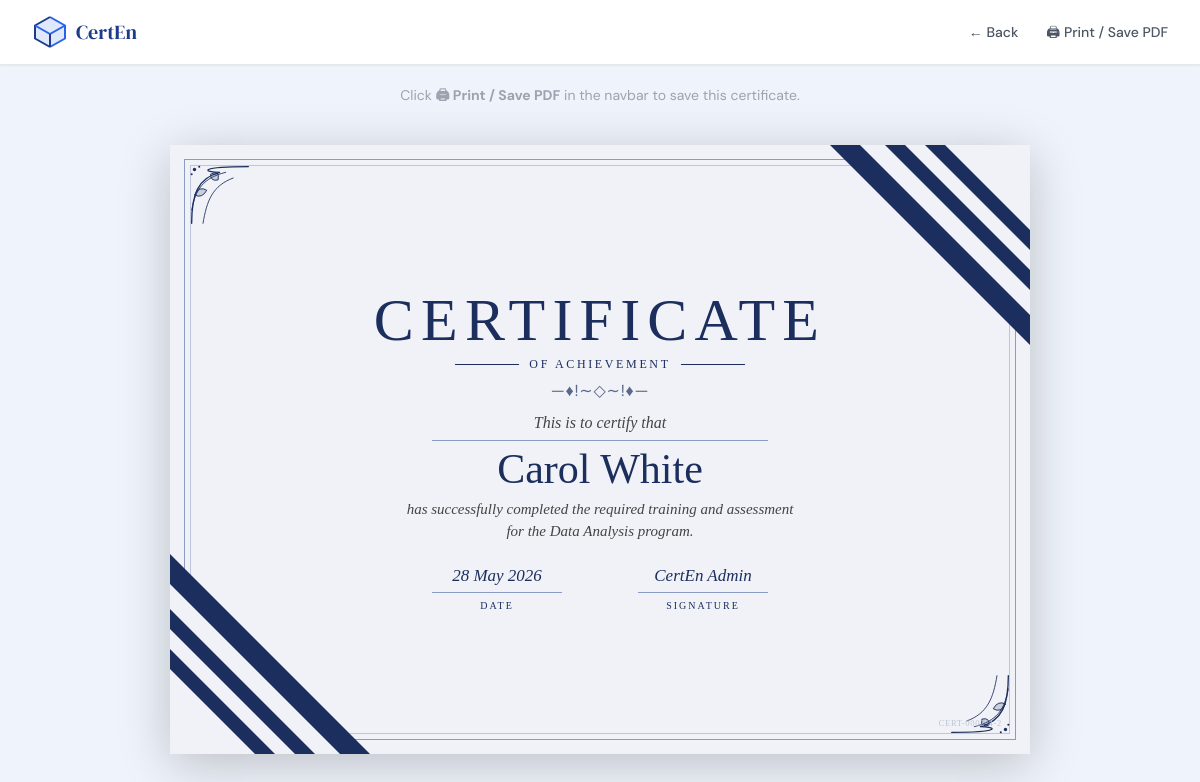
Screenshot of /certificate/view/4/2 with the database file from the repository.
### models.py (models this page shows, shortened)
class User(db.Model):
    __tablename__ = "users"
    id         = db.Column(db.Integer, primary_key=True)
    first_name = db.Column(db.String(80),  nullable=False)
    last_name  = db.Column(db.String(80),  nullable=False)
    email      = db.Column(db.String(120), unique=True, nullable=False)
    dob        = db.Column(db.String(20))          # stored as "DD/MM/YYYY"
    is_admin   = db.Column(db.Boolean, default=False)
    created_at = db.Column(db.DateTime, default=lambda: datetime.now(timezone.utc))
    enrollments      = db.relationship("Enrollment",      back_populates="user", cascade="all, delete-orphan")
    task_completions = db.relationship("TaskCompletion",  back_populates="user", cascade="all, delete-orphan")
    certificates     = db.relationship("Certificate",     back_populates="user", cascade="all, delete-orphan")
    @property
    def full_name(self):
        return f"{self.first_name} {self.last_name}"

class Program(db.Model):
    __tablename__ = "programs"
    id          = db.Column(db.Integer, primary_key=True)
    name        = db.Column(db.String(120), nullable=False)
    description = db.Column(db.Text)
    mode        = db.Column(db.String(20))   # Online / Offline / Hybrid
    created_at  = db.Column(db.DateTime, default=lambda: datetime.now(timezone.utc))
    enrollments  = db.relationship("Enrollment",  back_populates="program", cascade="all, delete-orphan")
    tasks        = db.relationship("Task",         back_populates="program", cascade="all, delete-orphan",
                                   order_by="Task.serial")
    certificates = db.relationship("Certificate", back_populates="program", cascade="all, delete-orphan")

class Certificate(db.Model):
    __tablename__ = "certificates"
    id          = db.Column(db.Integer, primary_key=True)
    user_id     = db.Column(db.Integer, db.ForeignKey("users.id"),    nullable=False)
    program_id  = db.Column(db.Integer, db.ForeignKey("programs.id"), nullable=False)
    status      = db.Column(db.String(20), default="requested")
    requested_at = db.Column(db.DateTime, default=lambda: datetime.now(timezone.utc))
    granted_at   = db.Column(db.DateTime, nullable=True)
    user    = db.relationship("User",    back_populates="certificates")
    program = db.relationship("Program", back_populates="certificates")
    __table_args__ = (db.UniqueConstraint("user_id", "program_id", name="uq_user_program_cert"),)

### app.py (the view)
@app.route("/certificate/view/<int:user_id>/<int:program_id>")
def view_certificate(user_id, program_id):
    cert    = Certificate.query.filter_by(user_id=user_id, program_id=program_id,
                                          status="granted").first_or_404()
    user    = User.query.get_or_404(user_id)
    program = Program.query.get_or_404(program_id)
    return render_template("certificate.html", cert=cert, user=user, program=program)

### templates/certificate.html (shortened to what this page needs)
{% extends "base.html" %}
{% block nav_links %}
  <a href="javascript:history.back()"
     class="text-sm font-medium text-gray-600 hover:text-primary hover:underline hover:underline-offset-4 transition-colors">
    ← Back
  </a>
  <button onclick="window.print()"
          class="text-sm font-medium text-gray-600 hover:text-primary hover:underline hover:underline-offset-4 transition-colors bg-transparent border-none cursor-pointer">
    🖨 Print / Save PDF
  </button>
{% endblock %}
{% block content %}
<p class="text-center text-sm text-gray-400 pt-5 no-print">
  Click <strong>🖨 Print / Save PDF</strong> in the navbar to save this certificate.
</p>
<div class="cert-page-wrap">
  <div class="cert">
    <div class="b-outer"></div>
    <div class="b-inner"></div>
    <div class="content">
      <div class="c-title">CERTIFICATE</div>
      <div class="c-sub">
        <div class="c-sub-line"></div>
        <span class="c-sub-text">OF ACHIEVEMENT</span>
        <div class="c-sub-line"></div>
      </div>
      <div class="c-ornament">&#x2014;&#x2666;&#x21;&#x223C;&#x25C7;&#x223C;&#x21;&#x2666;&#x2014;</div>
      <div class="c-certify">This is to certify that</div>
      <div class="c-nameline"></div>
      <div class="c-name">{{ user.full_name }}</div>
      <div class="c-body">
        has successfully completed the required training and assessment<br>
        for the <em>{{ program.name }}</em> program.
      </div>
      <div class="c-footer">
        <div class="c-sig">
          <div class="c-sig-val">
            {{ cert.granted_at.strftime('%d %B %Y').lstrip('0') if cert.granted_at else '—' }}
          </div>
          <div class="c-sig-line"></div>
          <div class="c-sig-label">Date</div>
        </div>
        <div class="c-sig">
          <div class="c-sig-val">
            <span style="display:none; font-style:italic;">CertEn Admin</span>
          </div>
          <div class="c-sig-line"></div>
          <div class="c-sig-label">Signature</div>
        </div>
      </div>
    </div>
    <div class="c-id">CERT-{{ '%04d' % cert.id }}-{{ user.id }}-{{ program.id }}</div>
  </div>
</div>
{% endblock %}

### templates/base.html (style rules this page uses)
body { font-family: 'DM Sans', sans-serif; }

### templates/certificate.html (style rules this page uses)
:root { --navy: #1B2E5E; --border: #8A9BC4; --bg: #F0F2F7; }
.cert-page-wrap { display: flex; justify-content: center; align-items: flex-start; padding: 40px 16px 60px; background: transparent; }
.cert { position: relative; width: 860px; height: 609px; background: var(--bg); overflow: hidden; box-shadow: 0 10px 48px rgba(0,0,0,.22); flex-shrink: 0; }
.cert .b-outer { position: absolute; inset: 14px; border: 1.5px solid var(--border); z-index: 1; pointer-events: none; }
.cert .b-inner { position: absolute; inset: 20px; border: .75px solid var(--border); opacity: .5; z-index: 1; pointer-events: none; }
.cert .ribbon-svg { position: absolute; z-index: 2; pointer-events: none; }
.cert .ribbon-tr { top: 0; right: 0; width: 200px; height: 200px; }
.cert .ribbon-bl { bottom: 0; left: 0; width: 200px; height: 200px; }
.cert .filigree { position: absolute; width: 68px; height: 68px; z-index: 3; pointer-events: none; }
.cert .filigree-tl { top: 16px; left: 16px; }
.cert .filigree-br { bottom: 16px; right: 16px; transform: rotate(180deg); }
.cert .content { position: relative; z-index: 5; width: 100%; height: 100%; display: flex; flex-direction: column; align-items: center; justify-content: center; text-align: center; padding: 36px 220px 32px; gap: 0; }
.cert .c-title { font-family: 'Cormorant Garamond', serif; font-weight: 300; font-size: 60px; letter-spacing: .12em; color: var(--navy); line-height: 1; white-space: nowrap; margin-bottom: 5px; }
.cert .c-sub { display: flex; align-items: center; gap: 10px; margin-bottom: 6px; }
.cert .c-sub-line { width: 64px; height: 1.5px; background: var(--navy); }
.cert .c-sub-text { font-family: 'Cormorant Garamond', serif; font-size: 12px; letter-spacing: .22em; color: var(--navy); }
.cert .c-ornament { font-size: 16px; color: var(--navy); opacity: .7; margin-bottom: 8px; letter-spacing: .05em; }
.cert .c-certify { font-family: 'EB Garamond', serif; font-style: italic; font-size: 16px; color: #444; margin-bottom: 5px; }
.cert .c-nameline { width: 80%; height: 1px; background: var(--border); margin-bottom: 5px; }
.cert .c-name { font-family: 'Cormorant Garamond', serif; font-weight: 400; font-size: 42px; color: var(--navy); line-height: 1.1; margin-bottom: 5px; }
.cert .c-body { font-family: 'EB Garamond', serif; font-style: italic; font-size: 15px; color: #444; line-height: 1.5; margin-bottom: 20px; }
.cert .c-footer { width: 80%; display: flex; justify-content: space-between; align-items: flex-end; }
.cert .c-sig { display: flex; flex-direction: column; align-items: center; gap: 3px; min-width: 130px; }
.cert .c-sig-val { font-family: 'Cormorant Garamond', serif; font-size: 17px; font-style: italic; color: var(--navy); min-height: 26px; display: flex; align-items: flex-end; justify-content: center; }
.cert .c-sig-line { width: 130px; height: 1px; background: var(--border); }
.cert .c-sig-label { font-family: 'Cormorant Garamond', serif; font-size: 10px; letter-spacing: .2em; color: var(--navy); text-transform: uppercase; margin-top: 2px; }
.cert .c-id { position: absolute; bottom: 24px; right: 28px; font-family: 'EB Garamond', serif; font-size: 8.5px; letter-spacing: .08em; color: #bcc4d4; z-index: 6; }

### rows the page displays
User: full_name "Carol White", id "4"
Program: name "Data Analysis", id "2"
Certificate: granted_at "28 May 2026", id "0002"
